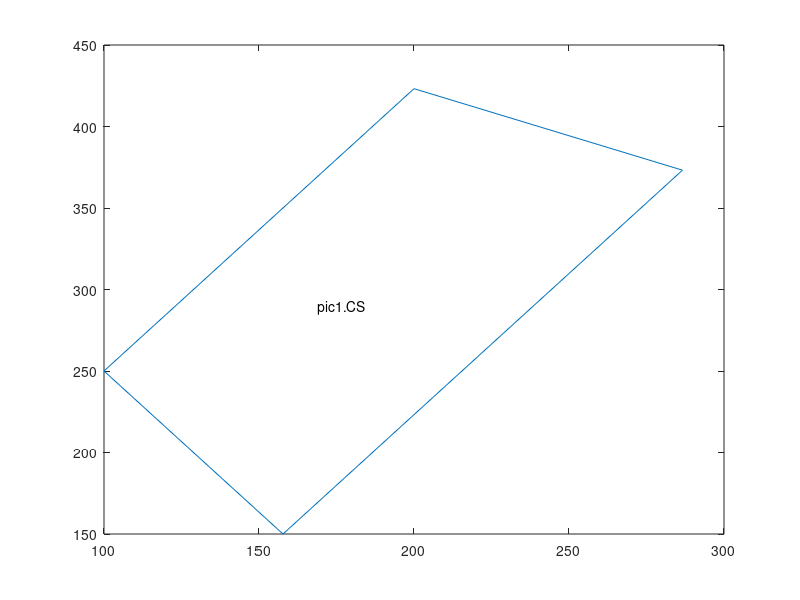
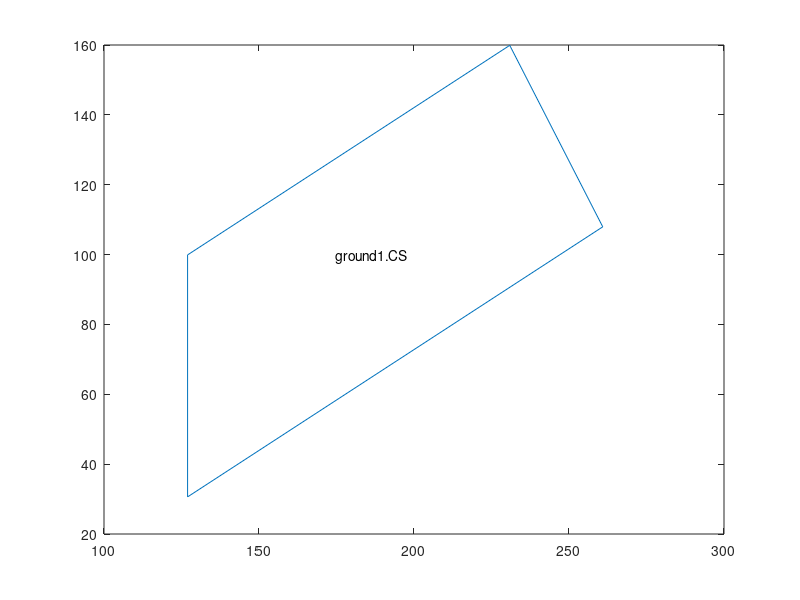
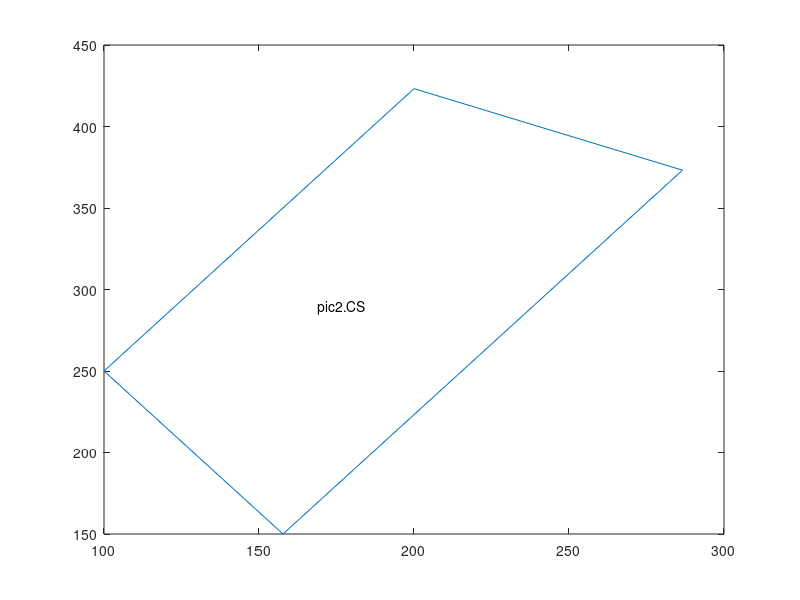
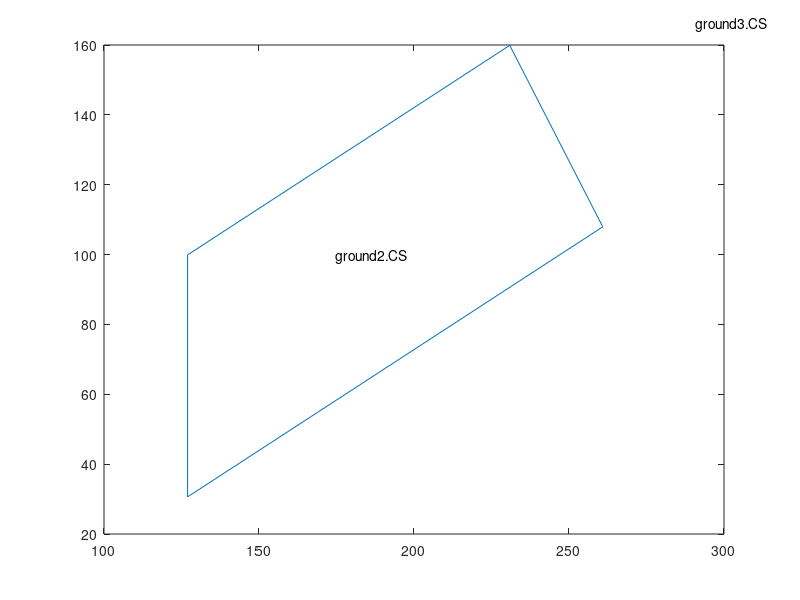

Recreate these plots in MATLAB, in order.
clear all;close all;clc

% inputs
UA = 100 ;
VA = 250 ;
UB = 200 ;
VB = 423.205 ;
UC = 286.602 ;
VC = 373.205 ;
UD = 157.735 ;
VD = 150 ;
U1=[UA;UB;UC;UD;UA];
V1=[VA;VB;VC;VD;VA];

% input for Q1 & Q2
XA = 126.962 ;
YA = 99.904 ;
XB = 230.885 ;
YB = 159.904 ;
XC = 260.884 ;
YC = 107.942 ;
XD = 126.962 ;
YD = 30.622 ;
X1=[XA;XB;XC;XD;XA];
Y1=[YA;YB;YC;YD;YA];

% Q1
L = [XA;YA;XB;YB;XC;YC;XD;YD];
A1 = [UA VA 1 0 ; VA -UA 0 1;UB VB 1 0 ; VB -UB 0 1;UC VC 1 0 ; VC -UC 0 1;UD VD 1 0 ; VD -UD 0 1];
XQ1 = inv(A1'*A1)*A1'*L;
lambda1 = sqrt(XQ1(1)^2 +XQ1(2)^2);
teta1 = atan(XQ1(2)/XQ1(1))*180/pi;
Tx1 = XQ1 (3);
Ty1 = XQ1 (4);

format long g
disp(['the lambda is :',num2str(lambda1)]);
disp(['the teta is :',num2str(teta1)]);
disp(['the Tx is :',num2str(Tx1)]);
disp(['the Ty is :',num2str(Ty1)]);
disp('_____________________________________________________________________')
disp(['X = ',num2str(XQ1(1)),' U + ',num2str(XQ1(2)),' V + ',num2str(XQ1(3))]);
disp(['Y = -',num2str(XQ1(2)),' U + ',num2str(XQ1(1)),' V + ',num2str(XQ1(4))]);
disp('***********************************************************************')
%Area1
areaP1 = (UA*VB+UB*VC+UC*VD+UD*VA)-(UB*VA+UC*VB+UD*VC+UA*VD);
areaP1 =abs(areaP1)/2;
areaG1 = (XA*YB+XB*YC+XC*YD+XD*YA)-(XB*YA+XC*YB+XD*YC+XA*YD);
areaG1 =abs(areaG1)/2;

figure();
plot(U1,V1);
text(mean(U1),mean(V1),'pic1.CS');
figure();
plot(X1,Y1);
text(mean(X1),mean(Y1),'ground1.CS');

%length1
ABG1 = sqrt((XB-XA)^2+(YB-YA)^2);
BCG1 = sqrt((XC-XB)^2+(YC-YB)^2);
CDG1 = sqrt((XD-XC)^2+(YD-YC)^2);
DAG1 = sqrt((XA-XD)^2+(YA-YD)^2);
ABP1= sqrt((UB-UA)^2+(VB-VA)^2);
BCP1 = sqrt((UC-UB)^2+(VC-VB)^2);
CDP1 = sqrt((UD-UC)^2+(VD-VC)^2);
DAP1 = sqrt((UA-UD)^2+(VA-VD)^2);

%ANGLE1
MGAB = ((YB-YA) /(XB-XA));
MGBC = ((YC-YB) /(XC-XB));
MGCD = ((YD-YC) /(XD-XC));
MGDA = ((YA-YD) /(XA-XD));
AG1 =90 - atand(abs((MGAB)));
BG1 = atand(abs((MGBC-MGAB)/(1+MGBC*MGAB)));
CG1 = atand(abs((MGCD-MGBC)/(1+MGCD*MGBC)));
DG1 =90 + atand(abs((MGCD)));
MPAB = ((VB-VA) /(UB-UA));
MPBC = ((VC-VB) /(UC-UB));
MPCD = ((VD-VC) /(UD-UC));
MPDA = ((VA-VD) /(UA-UD));
AP1 = atand(abs((MPAB-MPDA)/(1+MPAB*MPDA)));
BP1 = atand(abs((MPBC-MPAB)/(1+MPBC*MPAB)));
CP1 = atand(abs((MPCD-MPBC)/(1+MPCD*MPBC)));
DP1 = atand(abs((MPDA-MPCD)/(1+MPCD*MPDA)));

%Q2
L2= L;
A2 = [UA VA ; VA -UA ;UB VB ; VB -UB ;UC VC ; VC -UC ;UD VD ; VD -UD];
X2 = inv(A2'*A2)*A2'*L2;
lambda2 = sqrt(X2(1)^2 +X2(2)^2);
teta2 = atan(X2(2)/X2(1))*180/pi;

format long g
disp(['the lambda is :',num2str(lambda2)]);
disp(['the teta is :',num2str(teta2)]);
disp('_____________________________________________________________________')
disp(['X = ',num2str(X2(1)),' U + ',num2str(X2(2)),' V  ']);
disp(['Y = -',num2str(X2(2)),' U + ',num2str(X2(1)),' V  ']);
disp('***********************************************************************')

%Area2
areaP2 = (UA*VB+UB*VC+UC*VD+UD*VA)-(UB*VA+UC*VB+UD*VC+UA*VD);
areaP2 =abs(areaP2)/2;
areaG2 = (XA*YB+XB*YC+XC*YD+XD*YA)-(XB*YA+XC*YB+XD*YC+XA*YD);
areaG2 =abs(areaG2)/2;

figure();
plot(U1,V1);
text(mean(U1),mean(V1),'pic2.CS');
figure();
plot(X1,Y1);
text(mean(X1),mean(Y1),'ground2.CS');

%length2
ABG2 = sqrt((XB-XA)^2+(YB-YA)^2);
BCG2 = sqrt((XC-XB)^2+(YC-YB)^2);
CDG2 = sqrt((XD-XC)^2+(YD-YC)^2);
DAG2 = sqrt((XA-XD)^2+(YA-YD)^2);
ABP2= sqrt((UB-UA)^2+(VB-VA)^2);
BCP2 = sqrt((UC-UB)^2+(VC-VB)^2);
CDP2 = sqrt((UD-UC)^2+(VD-VC)^2);
DAP2 = sqrt((UA-UD)^2+(VA-VD)^2);

%ANGLE2
MGAB = ((YB-YA) /(XB-XA));
MGBC = ((YC-YB) /(XC-XB));
MGCD = ((YD-YC) /(XD-XC));
MGDA = ((YA-YD) /(XA-XD));
AG2 =90 - atand(abs((MGAB)));
BG2 = atand(abs((MGBC-MGAB)/(1+MGBC*MGAB)));
CG2 = atand(abs((MGCD-MGBC)/(1+MGCD*MGBC)));
DG2 =90 + atand(abs((MGCD)));
MPAB = ((VB-VA) /(UB-UA));
MPBC = ((VC-VB) /(UC-UB));
MPCD = ((VD-VC) /(UD-UC));
MPDA = ((VA-VD) /(UA-UD));
AP2 = atand(abs((MPAB-MPDA)/(1+MPAB*MPDA)));
BP2 = atand(abs((MPBC-MPAB)/(1+MPBC*MPAB)));
CP2 = atand(abs((MPCD-MPBC)/(1+MPCD*MPBC)));
DP2 = atand(abs((MPDA-MPCD)/(1+MPCD*MPDA)));

%Q3
XA3 = 211.603 ;
YA3 = 166.506 ;
XB3 = 384.808 ;
YB3 = 266.506 ;
XC3 = 434.807 ;
YC3 = 179.904 ;
XD3 = 211.603 ;
YD3 = 51.036 ;
X33 = [XA3;XB3;XC3;XD3;XA3];
Y3 = [YA3;YB3;YC3;YD3;YA3];
L3= [211.603;166.506;384.808;266.506;434.807;179.904;211.603;51.036];
A3 = [UA VA ; VA -UA ;UB VB ; VB -UB ;UC VC ; VC -UC ;UD VD ; VD -UD];
X3 = inv(A3'*A3)*A3'*L3;
teta3 = asin(X3(2))*180/pi;

format long g
disp(['the teta is :',num2str(teta3)]);
disp('_____________________________________________________________________')
disp(['X = ',num2str(X2(1)),' U + ',num2str(X2(2)),' V  ']);
disp(['Y = -',num2str(X2(2)),' U + ',num2str(X2(1)),' V  ']);
disp('***********************************************************************')

%Area3
areaP3 = (UA*VB+UB*VC+UC*VD+UD*VA)-(UB*VA+UC*VB+UD*VC+UA*VD);
areaP3 =abs(areaP3)/2;
areaG3 = (XA3*YB3+XB3*YC3+XC3*YD3+XD3*YA3)-(XB3*YA3+XC3*YB3+XD3*YC3+XA3*YD3);
areaG3 =abs(areaG3)/2;
text(mean(U1),mean(V1),'pic3.CS');
text(mean(X33),mean(Y3),'ground3.CS');

figure();
plot(U1,V1);
text(mean(U1),mean(V1),'pic3.CS')
figure();
plot(X33,Y3);
text(mean(X33),mean(Y3),'ground3.CS')

%length
ABG3 = sqrt((XB3-XA3)^2+(YB3-YA3)^2);
BCG3 = sqrt((XC3-XB3)^2+(YC3-YB3)^2);
CDG3 = sqrt((XD3-XC3)^2+(YD3-YC3)^2);
DAG3 = sqrt((XA3-XD3)^2+(YA3-YD3)^2);
ABP3= sqrt((UB-UA)^2+(VB-VA)^2);
BCP3 = sqrt((UC-UB)^2+(VC-VB)^2);
CDP3 = sqrt((UD-UC)^2+(VD-VC)^2);
DAP3 = sqrt((UA-UD)^2+(VA-VD)^2);

%ANGLE2
MGAB3 = ((YB3-YA3) /(XB3-XA3));
MGBC3 = ((YC3-YB3) /(XC3-XB3));
MGCD3 = ((YD3-YC3) /(XD3-XC3));
MGDA3 = ((YA3-YD3) /(XA3-XD3));
AG3 =90 - atand(abs((MGAB3)));
BG3 = atand(abs((MGBC3-MGAB3)/(1+MGBC3*MGAB3)));
CG3 = atand(abs((MGCD3-MGBC3)/(1+MGCD3*MGBC3)));
DG3 =90 + atand(abs((MGCD3)));
MPAB3 = ((VB-VA) /(UB-UA));
MPBC3 = ((VC-VB) /(UC-UB));
MPCD3 = ((VD-VC) /(UD-UC));
MPDA3 = ((VA-VD) /(UA-UD));
AP3 = atand(abs((MPAB-MPDA)/(1+MPAB*MPDA)));
BP3 = atand(abs((MPBC-MPAB)/(1+MPBC*MPAB)));
CP3 = atand(abs((MPCD-MPBC)/(1+MPCD*MPBC)));
DP3 = atand(abs((MPDA-MPCD)/(1+MPCD*MPDA)));
